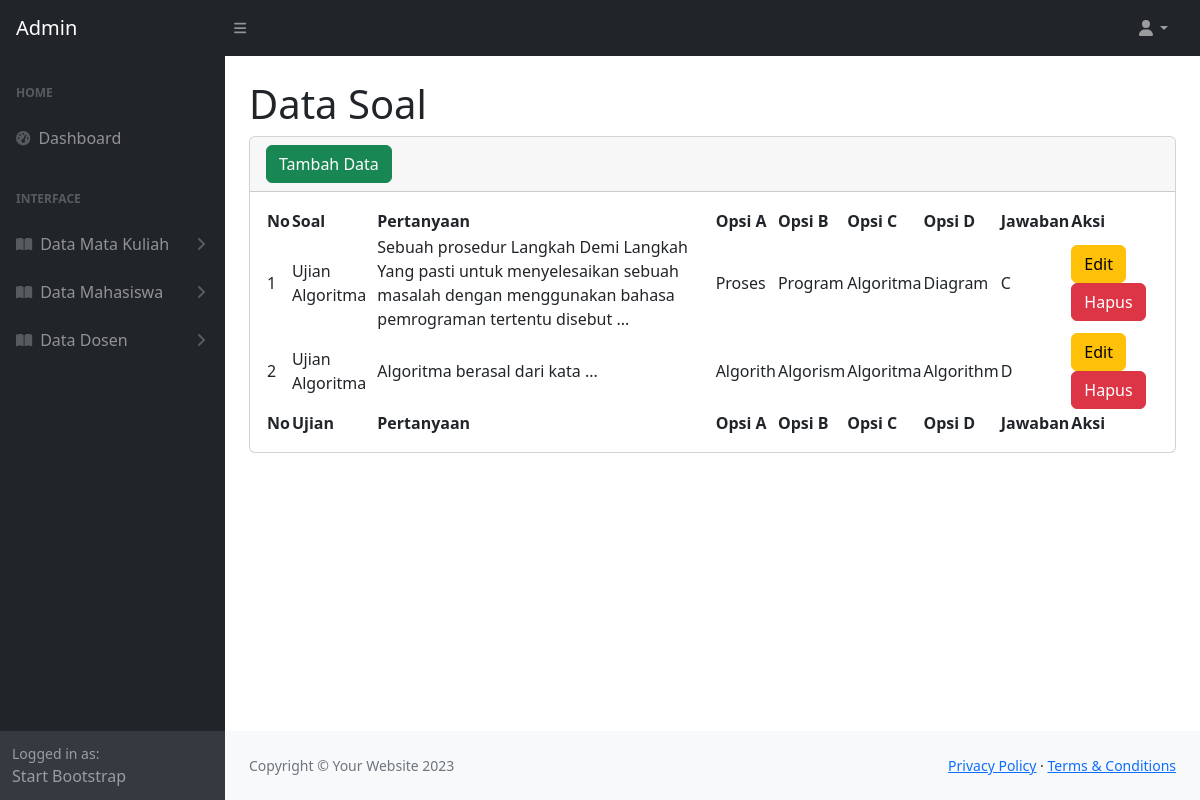
Screenshot of /admin/soal.php (signed in) with the database file from the repository.
### tables this page shows
CREATE TABLE `soal_ujian_221053` (
  `id_221053` int(11) NOT NULL,
  `ujian_id_221053` int(11) NOT NULL,
  `pertanyaan_221053` text NOT NULL,
  `opsi_a_221053` varchar(255) NOT NULL,
  `opsi_b_221053` varchar(255) NOT NULL,
  `opsi_c_221053` varchar(255) NOT NULL,
  `opsi_d_221053` varchar(255) NOT NULL,
  `jawaban_benar_221053` enum('A','B','C','D') NOT NULL
);

CREATE TABLE `ujian_221053` (
  `id_221053` int(11) NOT NULL,
  `mata_kuliah_id_221053` int(11) NOT NULL,
  `judul_221053` varchar(255) NOT NULL,
  `waktu_mulai_221053` time NOT NULL,
  `waktu_selesai_221053` time NOT NULL,
  `status_221053` enum('aktif','nonaktif') DEFAULT 'aktif',
  `users_id_221053` int(11) NOT NULL
);

### admin/soal.php (the view, shortened to what this page needs)
<?php
include '../koneksi.php';
?>
<!DOCTYPE html>
<html lang="en">
    <head>
        <link href="https://cdn.jsdelivr.net/npm/simple-datatables@7.1.2/dist/style.min.css" rel="stylesheet" />
        <link href="../assets/css/styles.css" rel="stylesheet" />
    </head>
    <body class="sb-nav-fixed">
        <nav class="sb-topnav navbar navbar-expand navbar-dark bg-dark">
            <a class="navbar-brand ps-3" href="index.php">Admin</a>
            <button class="btn btn-link btn-sm order-1 order-lg-0 me-4 me-lg-0" id="sidebarToggle" href="#!"><i class="fas fa-bars"></i></button>
            <ul class="navbar-nav ms-auto ms-md-0 me-3 me-lg-4">
                <li class="nav-item dropdown">
                    <a class="nav-link dropdown-toggle" id="navbarDropdown" href="#" role="button" data-bs-toggle="dropdown" aria-expanded="false"><i class="fas fa-user fa-fw"></i></a>
                </li>
            </ul>
        </nav>
        <div id="layoutSidenav">
            <div id="layoutSidenav_nav">
                <nav class="sb-sidenav accordion sb-sidenav-dark" id="sidenavAccordion">
                    <div class="sb-sidenav-menu">
                        <div class="nav">
                            <div class="sb-sidenav-menu-heading">Home</div>
                            <a class="nav-link" href="index.php">
                                <div class="sb-nav-link-icon"><i class="fas fa-tachometer-alt"></i></div>
                                Dashboard
                            </a>
                            <div class="sb-sidenav-menu-heading">Interface</div>
                            <a class="nav-link collapsed" href="#" data-bs-toggle="collapse" data-bs-target="#matkul" aria-expanded="false" aria-controls="collapsePages">
                                <div class="sb-nav-link-icon"><i class="fas fa-book-open"></i></div>
                                Data Mata Kuliah
                                <div class="sb-sidenav-collapse-arrow"><i class="fas fa-angle-down"></i></div>
                            </a>
                            <a class="nav-link collapsed" href="#" data-bs-toggle="collapse" data-bs-target="#mahasiswa" aria-expanded="false" aria-controls="collapsePages">
                                <div class="sb-nav-link-icon"><i class="fas fa-book-open"></i></div>
                                Data Mahasiswa
                                <div class="sb-sidenav-collapse-arrow"><i class="fas fa-angle-down"></i></div>
                            </a>
                            <a class="nav-link collapsed" href="#" data-bs-toggle="collapse" data-bs-target="#dosen" aria-expanded="false" aria-controls="collapsePages">
                                <div class="sb-nav-link-icon"><i class="fas fa-book-open"></i></div>
                                Data Dosen
                                <div class="sb-sidenav-collapse-arrow"><i class="fas fa-angle-down"></i></div>
                            </a>
                        </div>
                    </div>
                    <div class="sb-sidenav-footer">
                        <div class="small">Logged in as:</div>
                        Start Bootstrap
                    </div>
                </nav>
            </div>
            <div id="layoutSidenav_content">
                <main>
                    <div class="container-fluid px-4">
                        <h1 class="mt-4">Data Soal</h1>
                        <div class="card mb-4">
                            <div class="card-header">
                                <a class="btn btn-success" href="tambahsoal.php">Tambah Data</a>
                            </div>
                            <div class="card-body">
                                <table id="datatablesSimple">
                                    <thead>
                                        <tr>
                                            <th>No</th>
                                            <th>Soal</th>
                                            <th>Pertanyaan</th>
                                            <th>Opsi A</th>
                                            <th>Opsi B</th>
                                            <th>Opsi C</th>
                                            <th>Opsi D</th>
                                            <th>Jawaban</th>
                                            <th>Aksi</th>
                                        </tr>
                                    </thead>
                                    <tfoot>
                                        <tr>
                                            <th>No</th>
                                            <th>Ujian</th>
                                            <th>Pertanyaan</th>
                                            <th>Opsi A</th>
                                            <th>Opsi B</th>
                                            <th>Opsi C</th>
                                            <th>Opsi D</th>
                                            <th>Jawaban</th>
                                            <th>Aksi</th>
                                        </tr>
                                    </tfoot>
                                    <tbody>
                                    <?php
                                        $no = 1;
                                        $tampil = mysqli_query($koneksi, "SELECT
                                                                                su.*,
                                                                                u.judul_221053 AS nama_ujian
                                                                            FROM
                                                                                soal_ujian_221053 su
                                                                            JOIN
                                                                                ujian_221053 u ON su.ujian_id_221053 = u.id_221053");
                                        while($data = mysqli_fetch_array($tampil)):
                                    ?>
                                        <tr>
                                            <td><?= $no++ ?></td>
                                            <td><?= $data['nama_ujian'] ?></td>
                                            <td><?= $data['pertanyaan_221053'] ?></td>
                                            <td><?= $data['opsi_a_221053'] ?></td>
                                            <td><?= $data['opsi_b_221053'] ?></td>
                                            <td><?= $data['opsi_c_221053'] ?></td>
                                            <td><?= $data['opsi_d_221053'] ?></td>
                                            <td><?= $data['jawaban_benar_221053'] ?></td>
                                            <td>
                                                <a class="btn btn-warning"href="editsoal.php?hal=edit&id=<?= $data['id_221053']?>">Edit</a>
                                                <a class="btn btn-danger" href="soal.php?hal=hapus&id=<?= $data['id_221053']?>" onclick="return confirm('Apakah Anda Yakin Ingin Menghapus Data?')">Hapus</a>
                                            </td>
                                        </tr>
                                        <?php
                                            endwhile;
                                        ?>
                                    </tbody>
                                </table>
                            </div>
                        </div>
                    </div>
                </main>
                <footer class="py-4 bg-light mt-auto">
                    <div class="container-fluid px-4">
                        <div class="d-flex align-items-center justify-content-between small">
                            <div class="text-muted">Copyright &copy; Your Website 2023</div>
                            <div>
                                <a href="#">Privacy Policy</a>
                                &middot;
                                <a href="#">Terms &amp; Conditions</a>
                            </div>
                        </div>
                    </div>
                </footer>
            </div>
        </div>
    </body>
</html>

### rows the page displays
soal_ujian_221053: ujian_id_221053.judul_221053 "Ujian Algoritma", pertanyaan_221053 "Sebuah prosedur Langkah Demi Langkah Yang pasti untuk menyelesaikan sebuah masalah dengan menggunakan bahasa pemrograman tertentu disebut ...", opsi_a_221053 "Proses", opsi_b_221053 "Program", opsi_c_221053 "Algoritma", opsi_d_221053 "Diagram", jawaban_benar_221053 "C"
soal_ujian_221053: ujian_id_221053.judul_221053 "Ujian Algoritma", pertanyaan_221053 "Algoritma berasal dari kata ...", opsi_a_221053 "Algorith", opsi_b_221053 "Algorism", opsi_c_221053 "Algoritma", opsi_d_221053 "Algorithm", jawaban_benar_221053 "D"
